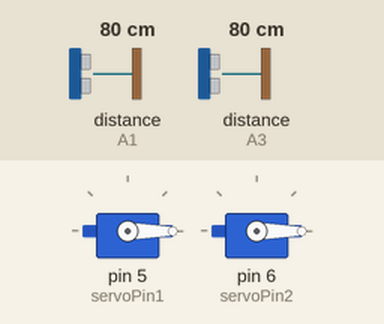
This sketch was run on a simulated Arduino Uno, built with avr-gcc and run on an emulated ATmega328P. On the bench: 2 × servo. Wiring (inferred from the names in the program): 2 × ultrasonic range finder: trigger A0, echo A1 / trigger A2, echo A3. The inputs (shaded band) are chosen by the test bench; at power-on: distance to the obstacle (sensors on A1, A3) 80 cm. The echo pulse lasts 58.3 µs per cm; what the sketch prints to the serial monitor is not drawn.

Above: at 0.06 s.
At 4.56 s:
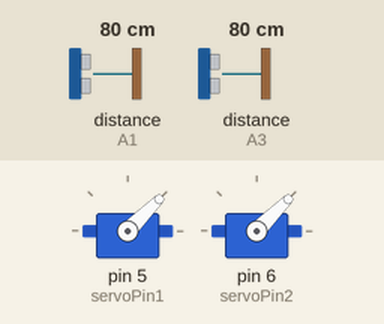
At 9.07 s:
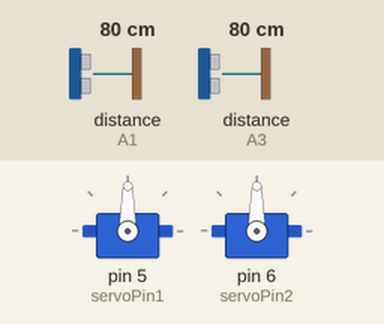
At 18.1 s:
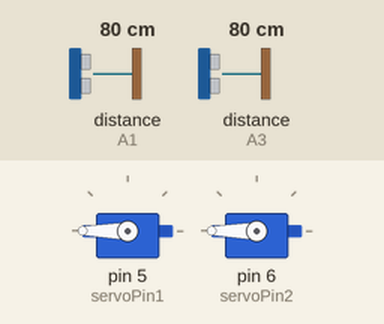
Timing chart, 0 to 19.6 s (numbered marks = the images above):
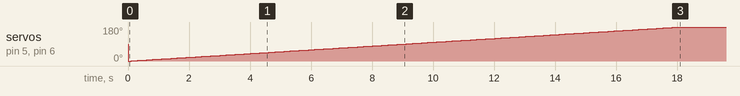

The sketch:

MotionWithRotatingHCSR04.ino
```cpp
/*
Temperature(*C) Table for ultrasonic sound

	Temp, T(*C)     Speed, v(m/s)

	T < 10  	    331 + 0.6*T
	10 < T < 20     331 + 0.6*T
	20 < T < 30     331 + 0.6*T
	30 < T < 40     331 + 0.6*T
	40 < T < 50     331 + 0.6*T
	Over	        336 + 0.1*T

*/


#include <Servo.h>


Servo servo1;
Servo servo2;


// pin numbers for HC-SR04, 1 is front, 2 is back
#define trigPin1 A0
#define echoPin1 A1

#define trigPin2 A2
#define echoPin2 A3


// pin numbers for Servos, 1 is front, 2 is back
#define servoPin1 5
#define servoPin2 6


// variables

// Defining different directions for the robot
const int forward = 1;
const int backward = 2;
const int left = 3;
const int right = 4;
const int stopped = 0;

// Variables for HC-SR04 sensor
long duration1;
int distance1;
long duration2;
int distance2;

const int v = 331 + 0.6*18;
const int upper_HCSR04_limit = 400;
const int lower_HCSR04_limit = 2;


// Variables for Servo
const int defaultAng = 90;
const int minAng = 0;
const int maxAng = 180;
const int midAng = ( maxAng - minAng ) / 2;

int servoang1 = defaultAng;
int servoang2 = defaultAng;


int i = 0;
int j = 0;


// Variables for deciding
// int decision = stopped;
const int safety_dist = 10;
int forward_movement = 2;
int backward_movement = 2;


void update_distances()
{
	// Clears the trigPin
	digitalWrite(trigPin1, LOW);
	delayMicroseconds(2);

	// Sets the trigPin on HIGH state for 10 micro seconds
	digitalWrite(trigPin1, HIGH);
	delayMicroseconds(10);
	digitalWrite(trigPin1, LOW);

	// Reads the echoPin, returns the sound wave travel time in microseconds
	duration1 = pulseIn(echoPin1, HIGH);

	// Calculating the distance in cm
	distance1 = duration1*v/(2*10000);

	delayMicroseconds(2);


	// Clears the trigPin
	digitalWrite(trigPin2, LOW);
	delayMicroseconds(2);

	// Sets the trigPin on HIGH state for 10 micro seconds
	digitalWrite(trigPin2, HIGH);
	delayMicroseconds(10);
	digitalWrite(trigPin2, LOW);

	// Reads the echoPin, returns the sound wave travel time in delayMicroseconds
	duration2 = pulseIn(echoPin2, HIGH);

	// Calculating the distance in cm
	distance2 = duration2*v/(2*10000);


  	// Prints the distance on the Serial Monitor

	if( distance1 > upper_HCSR04_limit || distance1 < lower_HCSR04_limit )
	{
	  distance1 = -1;
	  Serial.println("forward distance is out of range.");
	}

	else
	{
	  Serial.print("Forward Distance: ");
	  Serial.print(distance1);
	  Serial.println(" cm");
	}


	if( distance2 > upper_HCSR04_limit || distance2 < lower_HCSR04_limit )
	{
	  distance2 = -1;
	  Serial.println("backward distance is out of range.");
	}

	else
	{
	  Serial.print("Backward Distance: ");
	  Serial.print(distance2);
	  Serial.println(" cm\n\n");
	}
}

void reset_variables()
{
	int servoang1 = defaultAng;
	int servoang2 = defaultAng;

	int forward_movement = 2;
	int backward_movement = 2;

	update_distances();
}


void setup()
{
  //HCSR04 pins, 1 is front 2 is back
  pinMode(trigPin1, OUTPUT); // Sets the trigPin as an Output
  pinMode(echoPin1, INPUT); // Sets the echoPin as an Input

  pinMode(trigPin2, OUTPUT); // Sets the trigPin as an Output
  pinMode(echoPin2, INPUT); // Sets the echoPin as an Input


  //Servo pins, 1 is front 2 is back
  servo1.attach(servoPin1, minAng, maxAng );
  servo2.attach(servoPin2, minAng, maxAng );

  Serial.begin(9600); // Starts the serial communication
}


void loop()
{
  update_distances();

  while(j < 10)
  {
    for(i = 0; i < 360; i++)
    {
      servo1.write(i);  // tell servo to go to a particular angle
      servo2.write(i);  // tell servo to go to a particular angle
      delay(100);
    }

    while(i--)
    {
      servo1.write(i);  // tell servo to go to a particular angle
      servo2.write(i);  // tell servo to go to a particular angle
      delay(100);
    }

    j++;
  }

	// delay(100);
}
```

Measured:
- by itself, servo on pin 5 (servoPin1), servo on pin 6 (servoPin2): 90° → 0° at 0.01 s, → 1° 0.10 s later, → 2° 0.10 s later, → 3° 0.10 s later, … (181 changes in this stretch)
